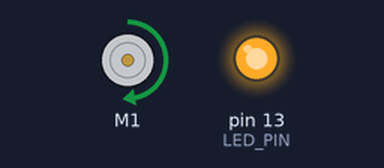
A sketch run on a simulated Arduino Uno, built with avr-gcc and run on an emulated ATmega328P. Shown: DC motor (green arrow = forward, orange = backward, longer = faster), output pins drawn as LEDs (lit = HIGH).

Above: at 1.0 s.
At 3.0 s:
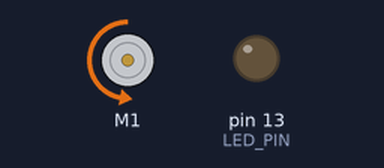
Timing chart, 0 to 5.2 s (numbered marks = the images above):
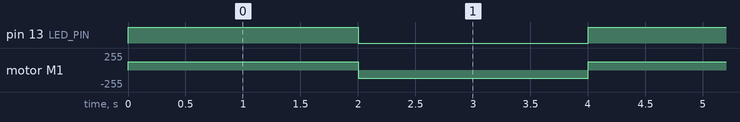

Measured:
- by itself, pin 13 (LED_PIN): alternates HIGH for 2.0 s and LOW for 2.0 s
- by itself, motor M1: alternates forward 127/255 for 2.0 s and backward 127/255 for 2.0 s

The sketch:

motor_control_open_loop.ino
```cpp
/**
 * LPRO AIT 2019
 * TP1
 *
 * Open Loop Motor control
 *
 */
#include <DRV8835MotorShield.h>
#define LED_PIN 13
DRV8835MotorShield motors;
void motor_command(int command);
int i=0;

/**
 * setup()
 */
void setup()
{
  pinMode(LED_PIN, OUTPUT);
  Serial.begin (9600);
}

/**
 * loop()
 */
void loop()
{
  motor_command(200);
  delay(2000);
  motor_command(-200);
  delay(2000);
}
/**
 * motor_command(int command)
 * send open loop command to motor
 * flip motor direction when command < 0
 */
void motor_command(int command)
{
  if (command < 0) {
    motors.flipM1(true);
    motors.setM1Speed(-command);
    digitalWrite(LED_PIN, LOW);
  }
  else {
    motors.flipM1(false);
    motors.setM1Speed(command);
    digitalWrite(LED_PIN, HIGH);
  }
}
```
